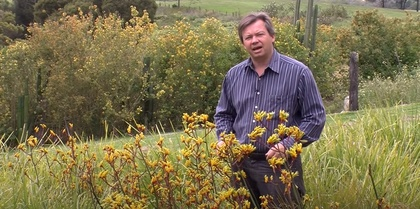
%> input picture image.jpg, 420 x 209 px, shrunk from 1254 x 624 before the run
$ octave --eval "result = contrast_stretcing2(imread('image.jpg'));"   (GNU Octave 9; MATLAB toolbox functions it lacks are replaced by stand-ins)
%> lines starting %> are read from the running program, lines starting %| are printed output that depends on the picture
function [new_img]= contrast_stretcing2(img)
num_bit=2;
[h,w,l]=size(img);
%> h = 209; w = 420; l = 3
if l==3
    img = rgb2gray(img);
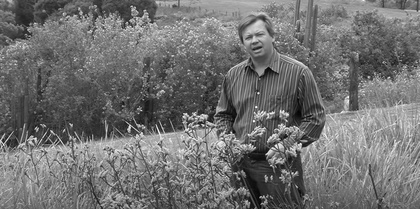
%> img: size 209x420 uint8; min 2, max 251, mean 113.1
end
    img = im2double(img);
%> img: size 209x420 double
    old_max = max(img(:));
%> old_max = 0.984
    old_min =min(img(:));
%> old_min = 0.00784
    new_max = 2^num_bit-1;
    new_min = 0;
    [h,w]=size(img);
    new_img = zeros(h,w);
    new_img = im2double(new_img);
    for i=1:h
        for j=1:w
            new_img(i,j)= ((img(i,j)-old_min)./(old_max-old_min))*(new_max-new_min)+new_min;
        end
    end

    new_img =im2uint8(new_img);
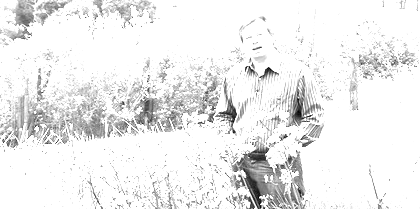
%> new_img: size 209x420 uint8; min 0, max 255, mean 237

end

$ run again, on 1.bmp
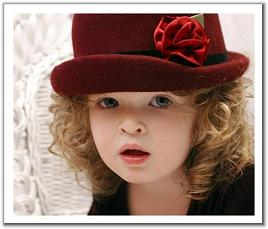
%> input picture 1.bmp, 268 x 229 px
%> in contrast_stretcing2, `img = rgb2gray(img);`:
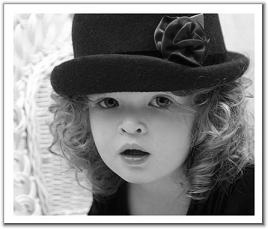
%> img: size 229x268 uint8; min 0, max 255, mean 138.4
%> old_max = 1
%> old_min = 0
%> in contrast_stretcing2, `new_img =im2uint8(new_img);`:
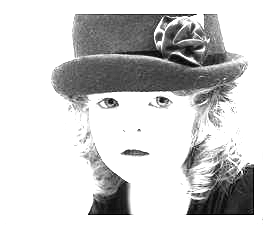
%> new_img: size 229x268 uint8; min 0, max 255, mean 205.9

$ run again, on cameraman.tif
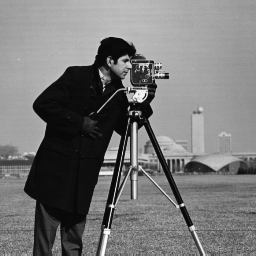
%> input picture cameraman.tif, 256 x 256 px
%> old_max = 0.992
%> old_min = 0.0275
%> in contrast_stretcing2, `new_img =im2uint8(new_img);`:
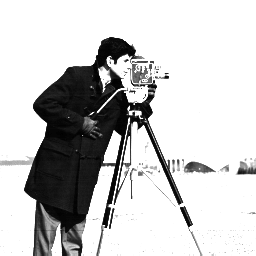
%> new_img: size 256x256 uint8; min 0, max 255, mean 200.8
